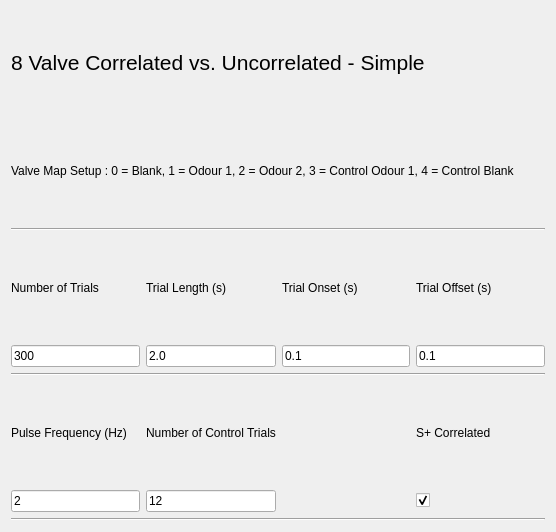
<?xml version="1.0" encoding="UTF-8"?>
<ui version="4.0">
 <class>Form</class>
 <widget class="QWidget" name="Form">
  <property name="geometry">
   <rect>
    <x>0</x>
    <y>0</y>
    <width>556</width>
    <height>532</height>
   </rect>
  </property>
  <property name="windowTitle">
   <string>Form</string>
  </property>
  <layout class="QGridLayout" name="gridLayout">
   <item row="9" column="0">
    <widget class="QLineEdit" name="pulseFrequencyEdit">
     <property name="text">
      <string>2</string>
     </property>
    </widget>
   </item>
   <item row="5" column="3">
    <widget class="QLineEdit" name="offsetEdit">
     <property name="text">
      <string>0.1</string>
     </property>
    </widget>
   </item>
   <item row="0" column="0" colspan="4">
    <widget class="QLabel" name="label_3">
     <property name="font">
      <font>
       <pointsize>16</pointsize>
      </font>
     </property>
     <property name="text">
      <string>8 Valve Correlated vs. Uncorrelated - Simple</string>
     </property>
    </widget>
   </item>
   <item row="8" column="3">
    <widget class="QLabel" name="label_10">
     <property name="text">
      <string>S+ Correlated</string>
     </property>
    </widget>
   </item>
   <item row="5" column="0">
    <widget class="QLineEdit" name="nTrialsEdit">
     <property name="text">
      <string>300</string>
     </property>
    </widget>
   </item>
   <item row="4" column="3">
    <widget class="QLabel" name="label_4">
     <property name="text">
      <string>Trial Offset (s)</string>
     </property>
    </widget>
   </item>
   <item row="4" column="2">
    <widget class="QLabel" name="label_2">
     <property name="text">
      <string>Trial Onset (s)</string>
     </property>
    </widget>
   </item>
   <item row="4" column="1">
    <widget class="QLabel" name="label_5">
     <property name="text">
      <string>Trial Length (s)</string>
     </property>
    </widget>
   </item>
   <item row="5" column="1">
    <widget class="QLineEdit" name="trialLengthEdit">
     <property name="text">
      <string>2.0</string>
     </property>
    </widget>
   </item>
   <item row="8" column="1">
    <widget class="QLabel" name="label_11">
     <property name="text">
      <string>Number of Control Trials</string>
     </property>
    </widget>
   </item>
   <item row="8" column="0">
    <widget class="QLabel" name="label_9">
     <property name="text">
      <string>Pulse Frequency (Hz)</string>
     </property>
    </widget>
   </item>
   <item row="6" column="0" colspan="4">
    <widget class="Line" name="line">
     <property name="orientation">
      <enum>Qt::Horizontal</enum>
     </property>
    </widget>
   </item>
   <item row="4" column="0">
    <widget class="QLabel" name="label">
     <property name="text">
      <string>Number of Trials</string>
     </property>
    </widget>
   </item>
   <item row="2" column="0" colspan="4">
    <widget class="QLabel" name="label_13">
     <property name="text">
      <string>Valve Map Setup : 0 = Blank, 1 = Odour 1, 2 = Odour 2, 3 = Control Odour 1, 4 = Control Blank </string>
     </property>
    </widget>
   </item>
   <item row="3" column="0" colspan="4">
    <widget class="Line" name="line_2">
     <property name="orientation">
      <enum>Qt::Horizontal</enum>
     </property>
    </widget>
   </item>
   <item row="10" column="0" colspan="4">
    <widget class="Line" name="line_3">
     <property name="orientation">
      <enum>Qt::Horizontal</enum>
     </property>
    </widget>
   </item>
   <item row="5" column="2">
    <widget class="QLineEdit" name="onsetEdit">
     <property name="text">
      <string>0.1</string>
     </property>
    </widget>
   </item>
   <item row="9" column="1">
    <widget class="QLineEdit" name="nControlTrialsEdit">
     <property name="text">
      <string>12</string>
     </property>
    </widget>
   </item>
   <item row="9" column="3">
    <widget class="QCheckBox" name="spCorrelatedCheck">
     <property name="text">
      <string/>
     </property>
     <property name="checked">
      <bool>true</bool>
     </property>
    </widget>
   </item>
  </layout>
 </widget>
 <resources/>
 <connections/>
</ui>
